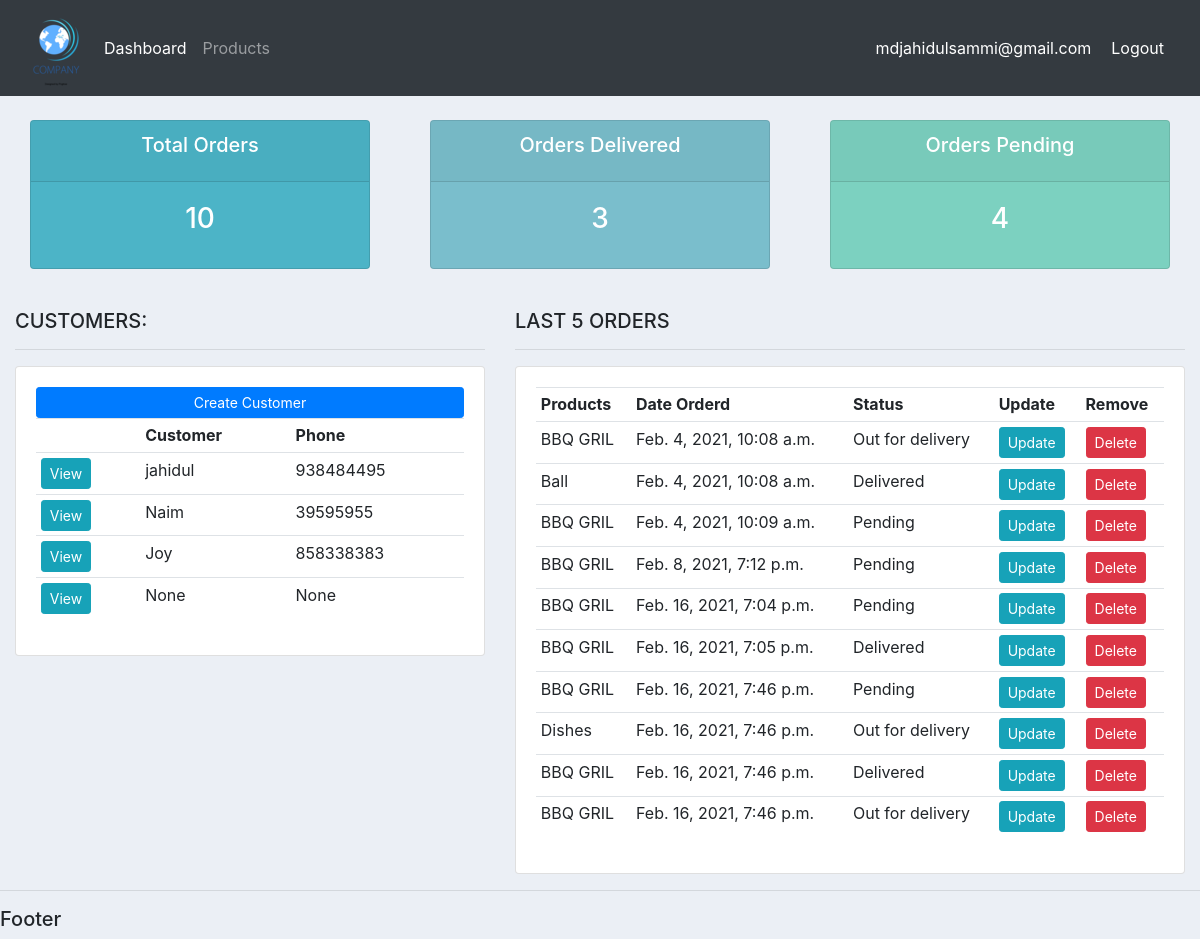
The app's page / (signed in), older data.
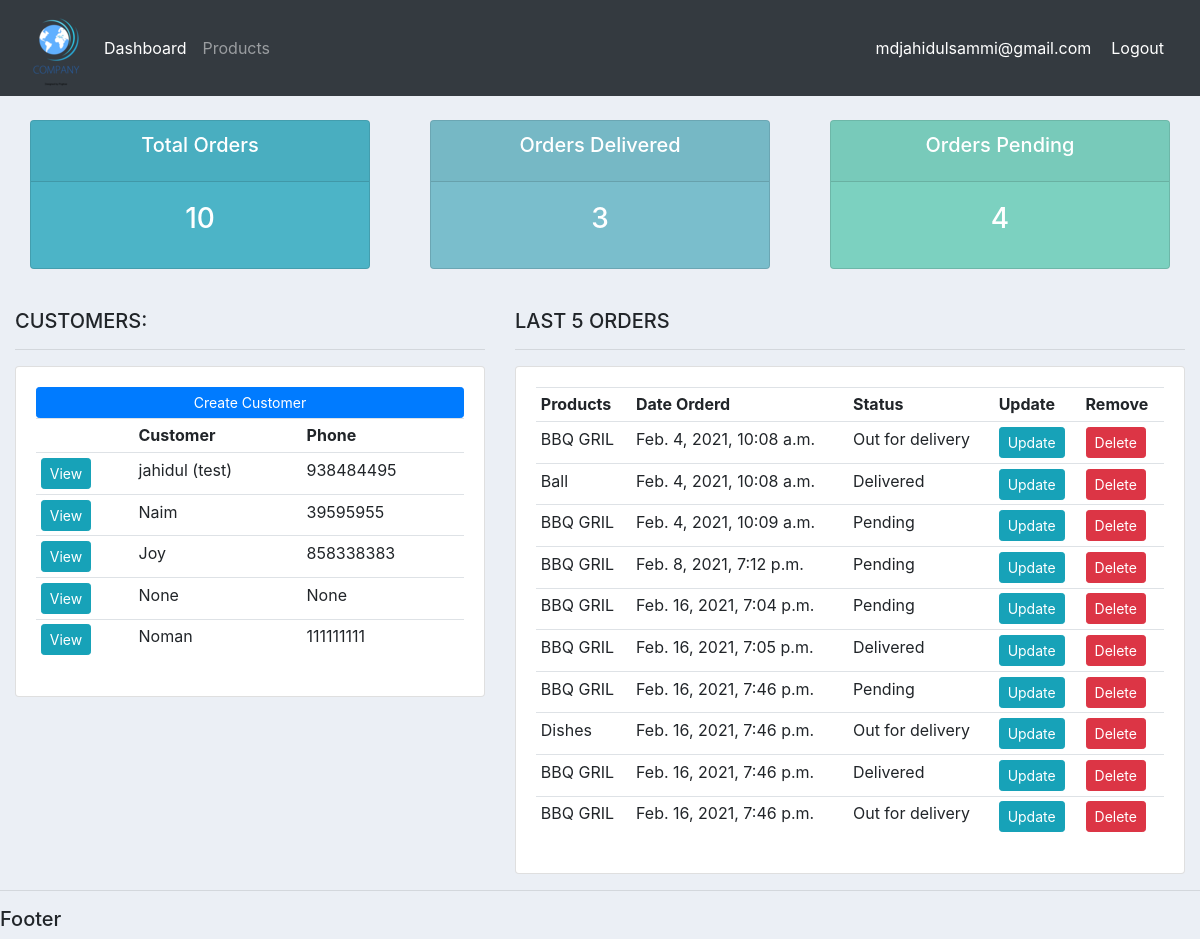
The same page, newer data.
### accounts/models.py (models this page shows, shortened)
class Customer(models.Model):
    user = models.OneToOneField(User, null=True, blank=True, on_delete=models.CASCADE)
    name = models.CharField(max_length=200, null=True)
    phone = models.CharField(max_length=200, null=True)
    email = models.CharField(max_length=200, null=True)
    profile_pic = models.ImageField(default="default.jpg", null=True, blank=True)
    date_created = models.DateTimeField(auto_now_add=True, null=True)

class Order(models.Model):
    STATUS = (
            ('Pending','Pending'),
            ('Out for delivery', 'Out for delivery'),
            ('Delivered', 'Delivered'),
            )
    customer = models.ForeignKey(Customer, null=True, on_delete= models.SET_NULL)
    product = models.ForeignKey(Products, null=True, on_delete= models.SET_NULL)
    date_created = models.DateTimeField(auto_now_add=True, null=True)
    status = models.CharField(max_length=200, null=True, choices=STATUS)
    note = models.CharField(max_length=200, null=True)

class Products(models.Model):
    CATEGORY = (
              ('Indoor', 'Indoor'),
              ('Out Door', 'Out Door'),
              )
    name = models.CharField(max_length=200, null=True)
    price = models.FloatField(null=True)
    category = models.CharField(max_length=200, null=True, choices=CATEGORY)
    description = models.CharField(max_length=200, null=True, blank=True)
    date_created = models.DateTimeField(auto_now_add=True, null=True)
    tag = models.ManyToManyField(Tag)
    def __str__(self):
        return self.name

### accounts/decorators.py (the view)
    def wrapper_function(request, *args, **kwargs):
        group = None
        if request.user.groups.exists():
            group = request.user.groups.all()[0].name
        if group == 'customer':
            return redirect('user-page')
        if group == 'admin':
            return view_func(request, *args, **kwargs)

### accounts/views.py (called while the page is built)
@login_required(login_url='login')
@admin_only
def home(request):
    orders = Order.objects.all()
    customers = Customer.objects.all()
    total_customer = customers.count()
    total_orders = orders.count()
    delivered = orders.filter(status='Delivered').count()
    pending = orders.filter(status='Pending').count()
    context = {'orders':orders, 'customers':customers,
    'total_orders': total_orders, 'delivered': delivered,
    'pending': pending}
    return render(request,'accounts/dashboard.html', context)

### accounts/templates/accounts/dashboard.html
{% extends 'accounts/main.html' %}
{% block content %}
{% include 'accounts/status.html' %}
<br>
<div class="row">
    <div class="col-md-5">
        <h5>CUSTOMERS:</h5>
        <hr>
        <div class="card card-body">
            <a class="btn btn-primary  btn-sm btn-block" href="">Create Customer</a>
            <table class="table table-sm">
                <tr>
                    <th></th>
                    <th>Customer</th>
                    <th>Phone</th>
                </tr>
                {% for customer in customers %}
                   <tr>
                       <td><a class="btn btn-sm btn-info" href="{% url 'customer' customer.id %}">View</a></td>
                       <td>{{customer.name}}</td>
                       <td>{{customer.phone}}</td>
                   </tr>
                {% endfor %}
            </table>
        </div>
    </div>
    <div class="col-md-7">
        <h5>LAST 5 ORDERS</h5>
        <hr>
        <div class="card card-body">
            <table class="table table-sm">
                <tr>
                    <th>Products</th>
                    <th>Date Orderd</th>
                    <th>Status</th>
                    <th>Update</th>
                    <th>Remove</th>
                </tr>
                {% for order in orders %}
                   <tr>
                       <td>{{order.product}}</td>
                       <td>{{order.date_created}}</td>
                       <td>{{order.status}}</td>
                       <td><a class="btn btn-sm btn-info" href="{% url 'update_order' order.id %}">Update</a></td>
                       <td><a class="btn btn-sm btn-danger"href="{% url 'delete_order' order.id %}">Delete</a></td>
                   </tr>
                {% endfor %}
            </table>
        </div>
    </div>
</div>
{% endblock %}

Row changes from the older to the newer data that the page shows:
changed Customer: name "jahidul" → "jahidul (test)"
added Customer: name "Noman", phone "111111111"
